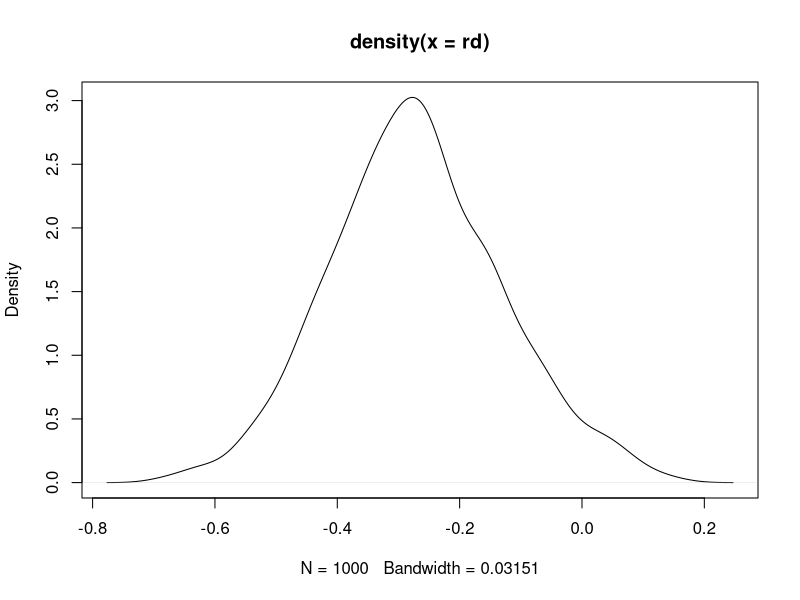

The R source for this figure:
## Hypothesis tests for binomial proportions
## Consider H_0: p = p_0 for a binomial proportion
## Score statistic = (p_hat - p_0) / sqrt( p_0*(1 - p_0) / n)
## where p_hat is the sample proportion and sqrt( p * (1-p)/n) ) is the standard error
## Under the null hypothesis (p = p_0) the SE is then; sqrt( p_0 * (1-p_0)/n)
## So, we are taking the difference in the sample mean and the pop. mean (under the
##  null hypothesis) and normalizing it by dividing by the standard error
##
## The above statistic follows a Z distribution for large n, and performs better than
## the Wald statistic,
## (p_hat - p_0) / sqrt( p_hat(1 - p_hat) / n)
## Difference between Wald test and Score test is that the Wald test uses standard error of
##  the sample (p_hat) instead of SE of p_0

## To get confidence intervals:  Invert the test statistic
## Inverted Wald:
##                p_hat +- Z_(1-alpha/2) * sqrt(p_hat * (1 - p_hat)/n)

## Example: Testing two drugs for side effects
## Goal: Test if Drug A's percentage of users with side effects is > 10 %
## H_0: p_A = 0.1 versus H_a: p_A > 0.1
## say, p_hat = 0.55, n = 20
## Test statistic: (0.55 - 0.1) / sqrt(0.1 * 0.9/20) = 6.7
## We reject: pvalue = P(Z > 6.7) ~ 0 (one-sided Z ~ 1.65, two-sided Z ~ 2)

## Exact binomial test: using the binomial distribution to calculate a pvalue instead
##  of the standard normal:
##     P(X_A >= 11) = sum((20 choose x) * .1^x * .9^(20-x)) from x = 11 to 20 ~ 0
## In R:
pbinom(10, 20, .1, lower.tail = FALSE)
binom.test(11, 20, .1, alternative = "greater") # pvalue 7e-7

## Comparing two binomials
## Example: Test to see if proportion of side effects is the same in two groups.
## Let X ~ Binomial(p1, n1) and p1_hat = X/n1
## Let Y ~ Binomial(p2, n2) and p2_hat = Y/n2
## Score test of the hypothesis, H0: p1 = p2
## Versus H1: p1 != p2, H2: p1 > p2, H3: p2 > p1
## The Score Statistic (normally distributed for large n1 and n2):
##   TS = (p1_hat - p2_hat) / sqrt(p_hat(1 - p_hat)(1/n1 + 1/n2))
##  where p_hat = (X+Y)/(n1+n2) is the estimate of the common proportion under the
##   null hypothesis
##
## Alternatively, the Wald interval:
##  TS = (p1_hat - p2_hat) / sqrt( p1_hat(1-p1_hat)/n1 + p2_hat(1-p2_hat)/n2 )
## Which has a confidence interval:
##  p1_hat - p2_hat +- Z_(1-alpha/2) * sqrt( p1_hat(1-p1_hat)/n1 + p2_hat(1-p2_hat)/n2 )
## Note: p1_hat(1-p1_hat)/n1 + p2_hat(1-p2_hat)/n2  is the SE here

## Bayesian and Likelihood inference for two binomial proportions
## Bayesian:
## Consider putting independent Beta(alpha1, beta1) and Beta(alpha2, beta2) on p1 and p2
## Then the posterior is:
##  Lik(p1, p2) ~ p1^(x + alpha1 - 1)*(1 - p1)^(n1 + beta1 - 1) * p2^(y + alpha2 - 1)*
##    (1 - p2)^(y + beta2 - 1)
## Hence under this (potentially naive) prior, the posterior for p1 and p2 are
##  independent betas
## And, the easiest way to explore this posterior is via Monte Carlo
## Example ir R:
x <- 11; n1 <- 20; alpha1 <- 1; beta1 <- 1; ## uniform prior (alpha, beta = 1)
y <- 5; n2 <- 20; alpha2 <- 1; beta2 <- 1;
p1 <- rbeta(1000, x + alpha1, n1 - x + beta1)
p2 <- rbeta(1000, y + alpha2, n2 - y + beta2)
rd <- p2 - p1 ## looking at risk difference (i.e. risk of side effects)
plot(density(rd))
quantile(rd, c(0.025, 0.975))
mean(rd)
median(rd)
